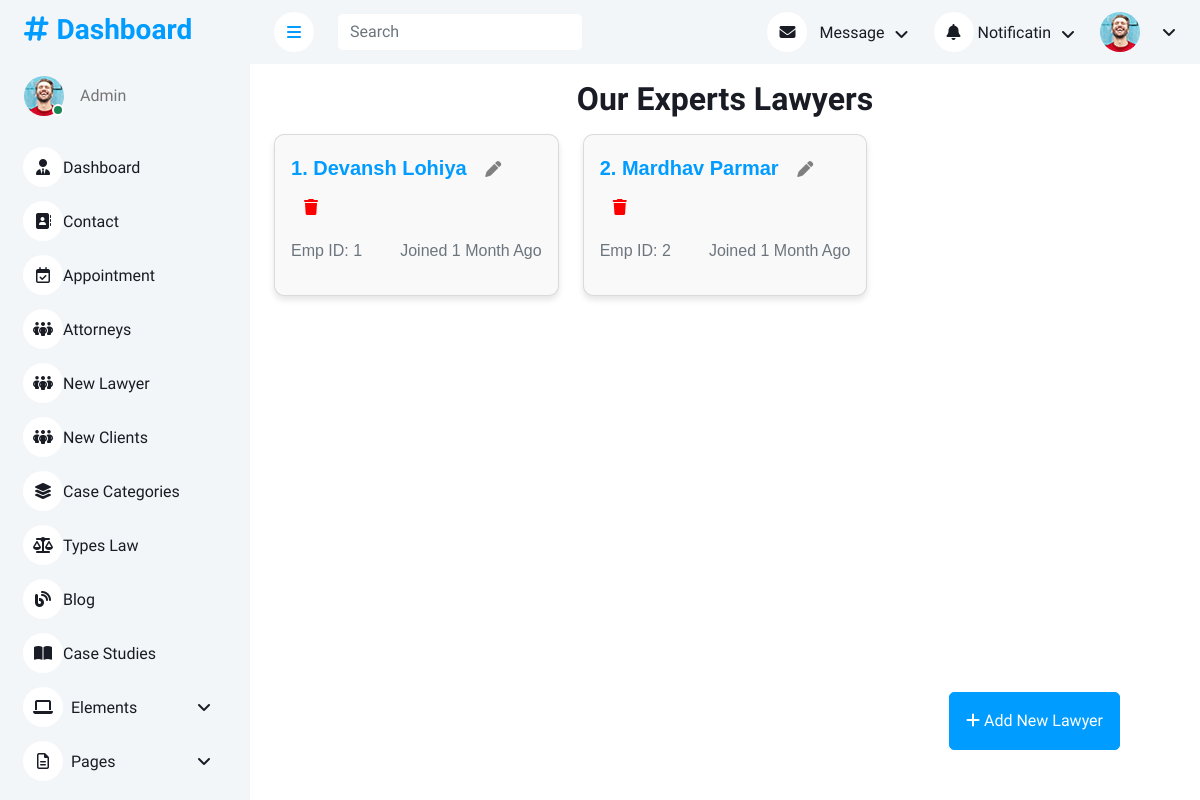
Page /adminapp/lawyer on the earlier database version.
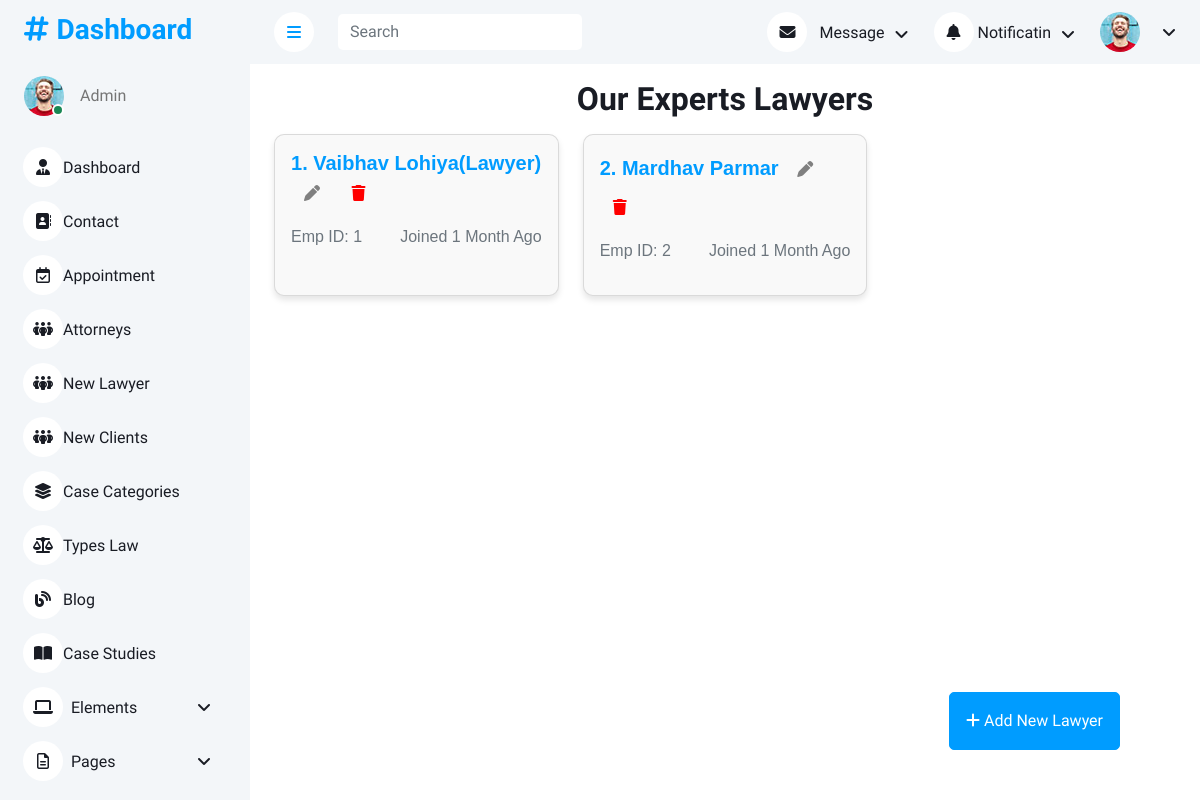
Same page on the later database version.
### adminapp/models.py (models this page shows, shortened)
class lawyer(models.Model):
    name = models.CharField(max_length=50)
    email = models.EmailField()
    age = models.IntegerField(null=True, blank=True)
    password = models.CharField(max_length=50)

### adminapp/views.py (the view)
# urls.py: path('lawyer', views.lawyers, name='lawyers'),
def lawyers(request):
    data = lawyer.objects.all
    return render(request,'adminapp/lawyer.html',{"data":data})

### templates/adminapp/lawyer.html (shortened to what this page needs)
<!DOCTYPE html>
{% load static %}
<html lang="en">
<head>
    <link href="https://cdnjs.cloudflare.com/ajax/libs/font-awesome/6.7.2/css/all.min.css" rel="stylesheet">
    <link href="https://cdn.jsdelivr.net/npm/bootstrap-icons@1.4.1/font/bootstrap-icons.css" rel="stylesheet">
    <link href="{% static 'adminapp/lib/owlcarousel/assets/owl.carousel.min.css' %}" rel="stylesheet">
    <link href="{% static 'adminapp/lib/tempusdominus/css/tempusdominus-bootstrap-4.min.css' %}" rel="stylesheet">
    <link href="{% static 'adminapp/css/bootstrap.min.css' %}" rel="stylesheet">
    <link href="{% static 'adminapp/css/style.css' %}" rel="stylesheet">
</head>
<body>
    <div class="container-xxl position-relative bg-white d-flex p-0">
        {% include 'adminapp/sidebar.html' %}
        <div class="content">
            {% include 'adminapp/navbar.html' %}
            <h2 class="text-center mt-3 mb-3">Our Experts Lawyers </h2>
            <div class="container-fluid px-4">
                <div class="row row-cols-1 row-cols-md-2 row-cols-lg-3 g-4">
                    {% for i in data %}
                    <div class="col">
                        <div class="card h-100" style="font-family: Arial, sans-serif; border-radius: 10px; box-shadow: 0 4px 6px rgba(0,0,0,0.1); background: #f9f9f9;">
                            <div class="card-body">
                                <a href="{% url 'edit_lawyer' i.id %}" class="text-decoration-none">
                                    <h5 class="card-title text-dark mb-3">
                                        {{ forloop.counter }}. {{ i.name }}
                                        <span class="float-end">
                                            <a href="{% url 'edit_lawyer' i.id %}" class="btn btn-link">
                                                <i class="fa-solid fa-pen" style="color:grey;"></i>
                                            </a>
                                            <a href="#" class="btn btn-link" data-bs-toggle="modal" data-bs-target="#deletePopup"
                                                onclick="setDeleteId('{{ i.id }}')">
                                                <i class="fa-solid fa-trash" style="color:red;"></i>
                                            </a>
                                        </span>
                                    </h5>
                                </a>
                                <div class="d-flex justify-content-between mb-3">
                                    <span class="text-muted">Emp ID: {{i.id}}</span>
                                    <span class="text-muted">Joined 1 Month Ago</span>
                                </div>
                            </div>
                        </div>
                    </div>
                    {% endfor %}
                </div>
            </div>
            <a class="btn btn-primary circle py-3 px-3" style="position: fixed; bottom: 50px; right: 80px; z-index: 1030;" href="{% url 'add_new_lawyer' %}"><i class="fa-solid fa-plus fa-beat"></i>
                Add New Lawyer
            </a>
        </div>
    </div>
</body>
</html>

Differences in the rows shown:
changed lawyer id 1: name "Devansh Lohiya" → "Vaibhav Lohiya(Lawyer)"
